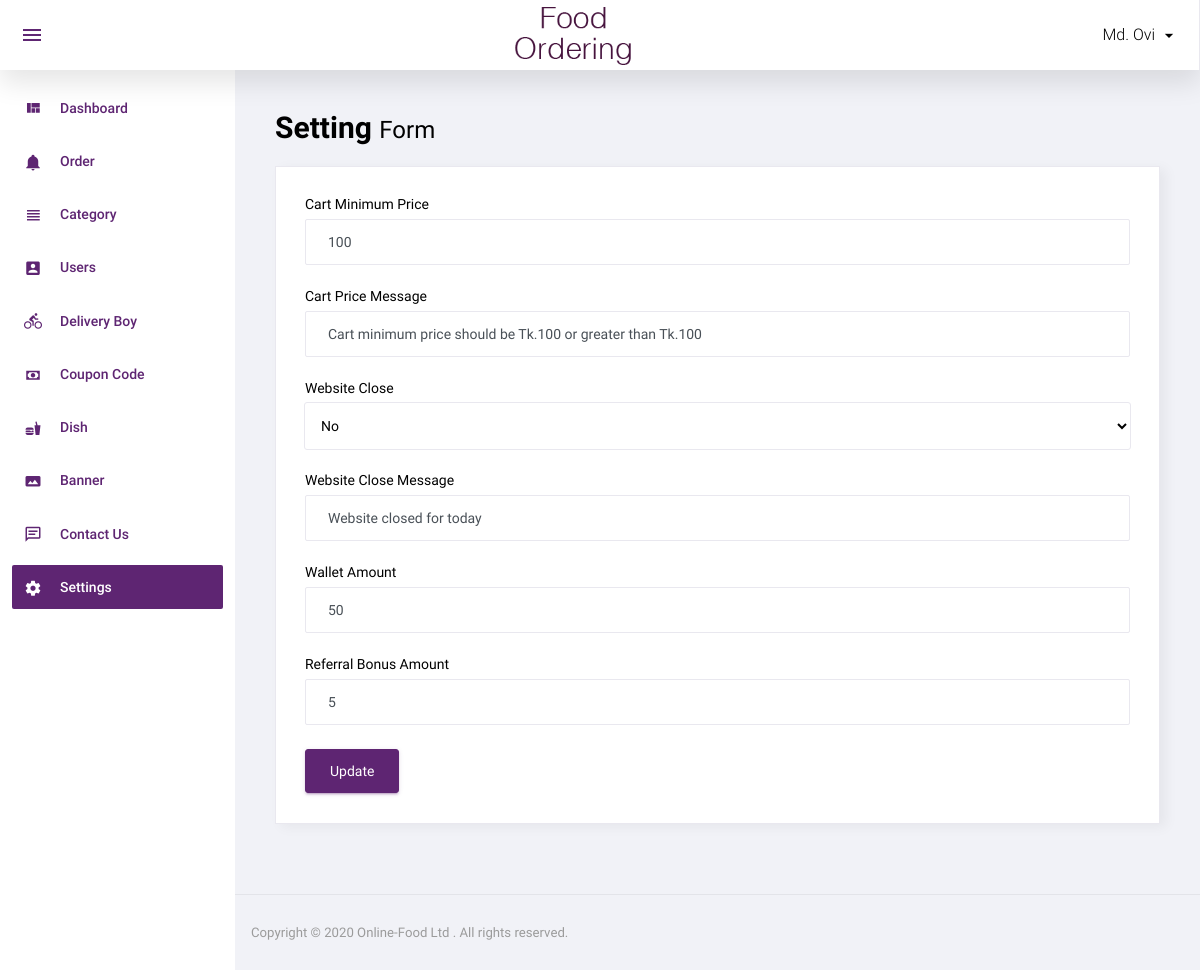
Page /admin/setting.php (signed in) on the committed database.
### tables this page shows
CREATE TABLE `setting` (
  `id` int(11) NOT NULL,
  `cart_min_price` int(11) NOT NULL,
  `cart_min_price_msg` varchar(255) NOT NULL,
  `website_close` int(11) NOT NULL,
  `wallet_amount` int(11) NOT NULL,
  `website_close_msg` varchar(255) NOT NULL,
  `wallet_balance_msg` varchar(255) NOT NULL,
  `referral_bonus_amount` int(11) NOT NULL
);

### admin/setting.php (the view, shortened to what this page needs)
<?php
    include('top.php');
    $row=mysqli_fetch_assoc(mysqli_query($con,"SELECT * FROM setting WHERE id='1'"));
    $cart_min_price=$row['cart_min_price'];
    $cart_min_price_msg=$row['cart_min_price_msg'];
    $website_close=$row['website_close'];
    $website_close_msg=$row['website_close_msg'];
    $wallet_amount=$row['wallet_amount'];
    $referral_bonus_amount=$row['referral_bonus_amount'];
?>
<div class="row">
    <h1 class="grid_title ml10 ml15"><strong>Setting</strong> <small>Form</small></h1>
    <div class="col-12 grid-margin stretch-card">
        <div class="card">
            <div class="card-body">
                <form class="forms-sample" method="post">
                    <div class="form-group">
                        <label for="cart_min_price">Cart Minimum Price</label>
                        <input type="text" class="form-control" name="cart_min_price" placeholder="Price" value="<?php echo $cart_min_price;?>" required>
                    </div>
                    <div class="form-group">
                        <label for="cart_min_price_msg">Cart Price Message</label>
                        <input type="textbox" class="form-control" name="cart_min_price_msg" placeholder="Write Cart Minimum Price Message" value="<?php echo $cart_min_price_msg;?>" required>
                    </div>
                    <div class="form-group">
                        <label for="website_close">Website Close</label>
                        <select class="form-control" style="color:#000;" name="website_close" required>
                            <?php
                                if($website_close==1){
                                    echo '<option value="1" selected>Yes</option>';
                                    echo '<option value="0">No</option>';
                                }else{
                                    echo '<option value="0" selected>No</option>';
                                }
                            ?>
                        </select>
                    </div>
                    <div class="form-group">
                        <label for="website_close_msg">Website Close Message</label>
                        <input type="textbox" class="form-control" name="website_close_msg" placeholder="Write Website Close Message" value="<?php echo $website_close_msg;?>" required>
                    </div>
                    <div class="form-group">
                        <label for="wallet_amount">Wallet Amount</label>
                        <input type="textbox" class="form-control" name="wallet_amount" placeholder="Price" value="<?php echo $wallet_amount;?>" required>
                    </div>
                    <div class="form-group">
                        <label for="referral_bonus_amount">Referral Bonus Amount</label>
                        <input type="textbox" class="form-control" name="referral_bonus_amount" placeholder="Enter Amount" value="<?php echo $referral_bonus_amount;?>" required>
                    </div>
                    <button type="submit" class="btn btn-primary mr-2" name="submit">Update</button>
                </form>
            </div>
        </div>
    </div>
</div>
<?php include('footer.php'); ?>

### rows in the picture
setting: cart_min_price "100", cart_min_price_msg "Cart minimum price should be Tk.100 or greater than Tk.100", website_close "No", website_close_msg "Website closed for today", wallet_amount "50", referral_bonus_amount "5"

### other values in the picture
$_SESSION['ADMIN_NAME'] "Md. Ovi"
